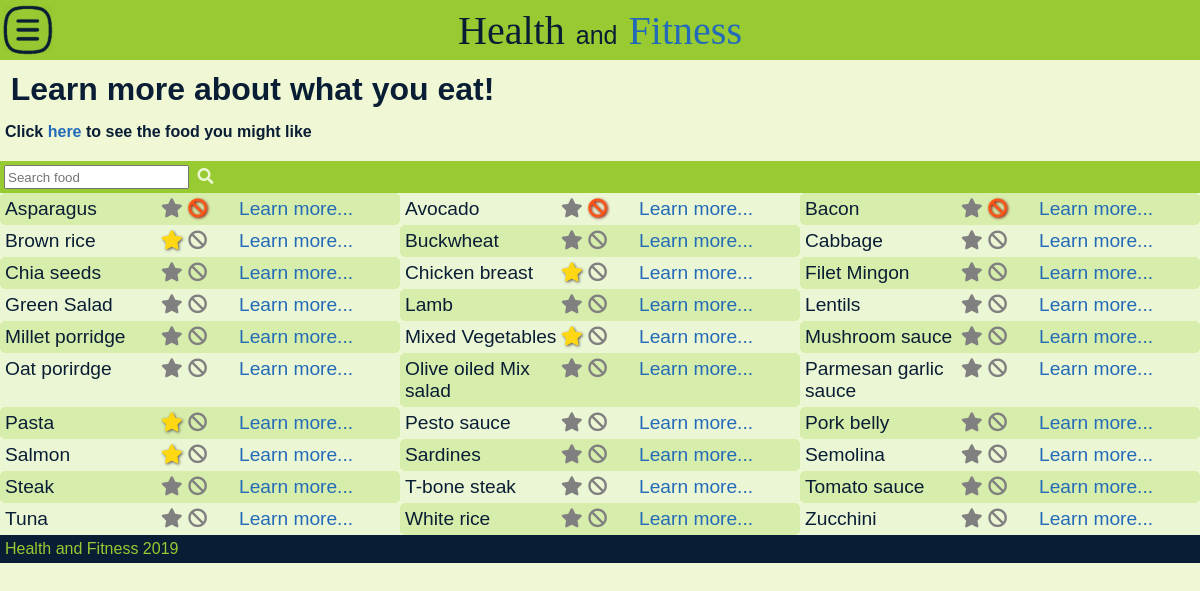
Screenshot of /food/ (signed in) with the database file from the repository.
### food/models.py (models this page shows, shortened)
class Food(models.Model):
    TYPE_CHOICES = (
        ("M", "Main"),
        ("S", "Side"),
        ("V", "Vegetables"),
        ("O", "Other")
    )
    name = models.CharField(max_length=45)
    calories = models.IntegerField()
    fat = models.DecimalField(max_digits=3, decimal_places=1)
    saturated_fat = models.DecimalField(max_digits=3, decimal_places=1, null=True)
    cholesterol = models.DecimalField(max_digits=4, decimal_places=2, null=True)  # in grams
    monounsaturated = models.DecimalField(max_digits=3, decimal_places=1, null=True)
    polyunsaturated = models.DecimalField(max_digits=3, decimal_places=1, null=True)
    carbs = models.DecimalField(max_digits=3, decimal_places=1)
    sugars = models.DecimalField(max_digits=3, decimal_places=1)
    fibre = models.DecimalField(max_digits=3, decimal_places=1)
    protein = models.DecimalField(max_digits=3, decimal_places=1)
    protein_quality = models.IntegerField(null=True)  # protein efficiency
    gi = models.IntegerField()
    healthscore = models.IntegerField()
    type = models.CharField(max_length=45, choices=TYPE_CHOICES)
    unit = models.CharField(max_length=45, default="g")
    image = models.ImageField(blank=True, upload_to="images/food/")
    loved_by = models.ManyToManyField(User,
                                      blank=True,
                                      related_name="favourite_food")
    ignored_by = models.ManyToManyField(User,
                                        blank=True,
                                        related_name="ignored_food")
    def __str__(self):
        return self.name

### food/views.py (the view)
# urls.py: path('', views.addfood, name='food'),
def addfood(request):
    if not request.user.is_authenticated:
        return HttpResponseRedirect('/accounts/login')
    suggest_list = []
    possible_suggestions = Food.objects.all()  # query
    already_favored_list = list(request.user.favourite_food.all())
    ignore_list = list(request.user.ignored_food.all())
    possible_suggestions = possible_suggestions.exclude(name__in=already_favored_list)
    possible_suggestions = possible_suggestions.exclude(name__in=ignore_list)
    length = len(possible_suggestions)  # length of narrowed list
    if length:
        if length > 3:
            random_indices = sample(range(length), 3)
            for i in random_indices:
                suggest_list.append(possible_suggestions[i])
        else:
            suggest_list = possible_suggestions
    queryset_list = Food.objects.all().order_by("name")
    query = request.GET.get('query')
    if query:
        queryset_list = queryset_list.filter(name__icontains=query)
    context = {
        "suggest_list": suggest_list,
        "query": query,
        "query_list": queryset_list
    }
    return render(request, 'food/food.html', context)

### calc/models.py (called while the page is built)
    @staticmethod  # Just a temporary shit, to get random number for static urls
    def random_v():  # remove in production
        return str(randint(0, 2048))

### food/templates/food/food.html (shortened to what this page needs)
{% extends "mainApp/wrapper.html" %}
{% load static %}
{% block style %}
    <link rel="stylesheet" href="{% static 'css/food.css' %}?v={{ request.user.latest_inputs.random_v }}" type="text/css"/>
{% endblock %}
{% block content %}
<div class="h1-wrapper">
    <h1>Learn more about what you eat!</h1>
</div>
{% if suggest_list %}
    <div id="suggestions-opener" class="sug-tr">
        <h4>
            <span class="click-tap"></span>
            <span class="pseudo_a" onclick="openSuggestions()">here</span>
            to see the food you might like
        </h4>
    </div>
{% endif %}
<nav id="search__bar">
    <form class="search__bar__form" method="GET">
        <input class="search" type="text" name="query"
               placeholder="Search food"
               value="{{request.GET.query}}"/>
        <button class="search" type="submit" value="Search">
            <i class="fas fa-search"></i>
        </button>
    </form>
</nav>
<div id="search-results">
    {% for item in query_list %}
        <div class="food-item">
            <div class="name-n-btns">
                <div><label class="food-name">{{ item.name }}</label></div>
                <div>{% include 'food/includes/food-icons.html' %}</div>
                <div><a href="{% url 'food:food_item' pk=item.pk %}">Learn more...</a></div>
            </div>
        </div>
    {% endfor %}
</div>
{% endblock %}

### food/templates/food/includes/food-icons.html
{% if user not in item.loved_by.all %}
    <a id="str_{{ item.pk }}"
       class="fas fa-star ico--inactive"
    href="{% url 'food:add_to_favourite' pk=item.pk %}">
    </a>
{% else %}
    <a id="str_{{ item.pk }}"
       class="fas fa-star ico--yellow"
       href="{% url 'food:remove_from_favourite' pk=item.pk %}">
    </a>
{% endif %}
{% if user not in item.ignored_by.all %}
    <a id="ban_{{ item.pk }}"
       class="fas fa-ban ico--inactive"
       href="{% url 'food:add_to_ignore' pk=item.pk %}">
    </a>
{% else %}
    <a id="ban_{{ item.pk }}"
       class="fas fa-ban ico--red"
       href="{% url 'food:remove_from_ignore' pk=item.pk %}">
    </a>
{% endif %}

### mainApp/static/css/style.css (style rules this page uses)
* { box-sizing: border-box; }
body { margin: 0; color: #091D34; background: #F0F7D4; font-family: "Poppins", sans-serif; font-size: 16px; }
a, .pseudo_a { cursor: pointer; color: #236AB9; text-decoration: none; }
a.fas, a.fas:visited { color: inherit; }
button { border: none; margin: 0; background-color: rgba(0, 0, 0, 0); }
h1, h2, h3, h4, h5, h6 { font-family: "Poppins", Arial, sans-serif; font-weight: bold; margin-block-start: 0px; margin-block-end: 0px; }
.h1-wrapper { padding: 0.67em; }
.click-tap::after { content: "Tap"; }
@media screen and (min-width: 768px) { .pseudo_a { text-decoration: none; } }
@media screen and (min-width: 768px) { .click-tap::after { content: "Click"; } }

### food/static/css/food.css (style rules this page uses)
.sug-tr { overflow: hidden; }
#suggestions-opener { padding: 5px; max-height: 30px; -webkit-transition: all 1s linear; -moz-transition: all 1s linear; -o-transition: all 1s linear; transition: all 1s linear; }
#search__bar { height: 32px; padding: 0; color: white; background-color: #98CA32; }
.search__bar__form { float:left; }
input.search { height: 24px; margin: 4px 0px 4px 4px; }
button.search { height: 24px; margin: 4px 4px 4px -2px; color: #EBF7D4; font-size: 16px; vertical-align: bottom; }
#search-results { display: grid; grid-template-columns: 1fr; }
.food-item { border-radius: 5px; background-color: #D7EDAB; }
.food-item:nth-child(2n) { background-color: #EBF7D4; }
.name-n-btns { padding: 5px; width:100%; font-size: 1.2rem; display: grid; grid-template-columns: 2fr 1fr 2fr; }
a.ico--inactive, a.ico--inactive:visited { color: grey; }
a.ico--yellow, a.ico--yellow:visited { color: #ffd712; text-shadow: 1px 1px 3px #555555; }
a.ico--red, a.ico--red:visited { color: #ff5514; text-shadow: 1px 1px 3px #770000; }
@media screen and (min-width: 768px) { #search-results { grid-template-columns: 1fr 1fr; } }
@media screen and (min-width: 1200px) { #search-results { grid-template-columns: 1fr 1fr 1fr; } }

### rows the page displays
Food: name "Asparagus"
Food: name "Avocado"
Food: name "Bacon"
Food: name "Brown rice"
Food: name "Buckwheat"
Food: name "Cabbage"
Food: name "Chia seeds"
Food: name "Chicken breast"
Food: name "Filet Mingon"
Food: name "Green Salad"
Food: name "Lamb"
Food: name "Lentils"
Food: name "Millet porridge"
Food: name "Mixed Vegetables"
Food: name "Mushroom sauce"
Food: name "Oat porirdge"
Food: name "Olive oiled Mix salad"
Food: name "Parmesan garlic sauce"
Food: name "Pasta"
Food: name "Pesto sauce"
Food: name "Pork belly"
Food: name "Salmon"
Food: name "Sardines"
Food: name "Semolina"
Food: name "Steak"
Food: name "T-bone steak"
Food: name "Tomato sauce"
Food: name "Tuna"
Food: name "White rice"
Food: name "Zucchini"
